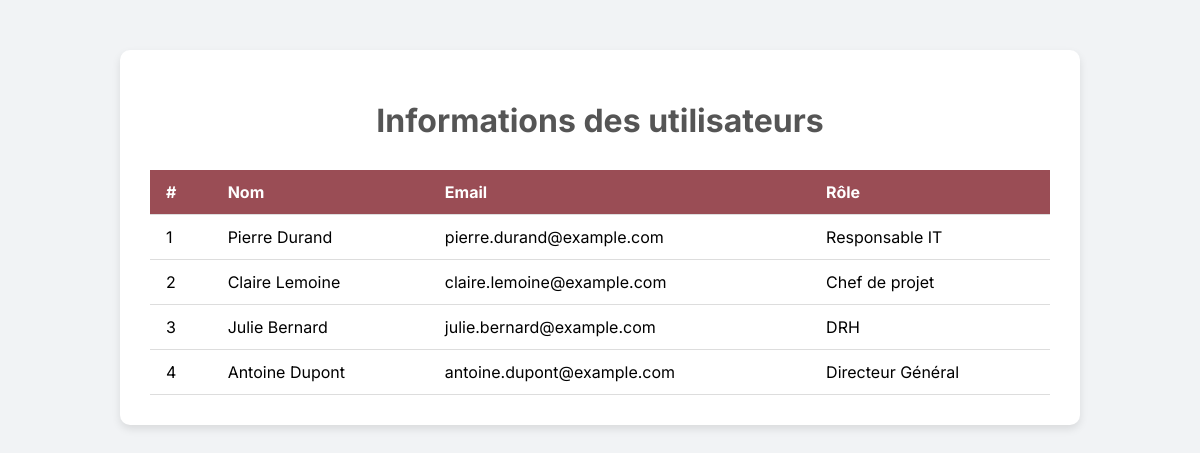
Screenshot of /user.php with the database file from the repository.
### tables this page shows
CREATE TABLE IF NOT EXISTS `utilisateur` (
  `id_user` int NOT NULL AUTO_INCREMENT,
  `nom` varchar(50) NOT NULL,
  `prenom` varchar(50) NOT NULL,
  `email` varchar(100) NOT NULL,
  `mot_pass` varchar(255) NOT NULL,
  `role` varchar(50) DEFAULT NULL,
  `id_service` int DEFAULT NULL,
  PRIMARY KEY (`id_user`),
  UNIQUE KEY `email` (`email`),
  KEY `id_service` (`id_service`)
);

### user.php (the view, shortened to what this page needs)
<?php
$host = 'localhost';
$dbname = 'reunion_db';
$user = 'root';
$pass = '';
try {
    $pdo = new PDO("mysql:host=$host;dbname=$dbname;charset=utf8", $user, $pass);
} catch (PDOException $e) {
    die("Erreur de connexion : " . $e->getMessage());
}
$query = "
  SELECT
    u.id_user,
    u.nom,
    u.prenom,
    u.email,
    u.role,
    s.nom_service
  FROM utilisateur u
  LEFT JOIN service s ON u.id_service = s.id_service
";
$utilisateurs = $pdo->query($query)->fetchAll(PDO::FETCH_ASSOC);
?>
<!DOCTYPE html>
<html lang="fr">
<head>
  <link rel="stylesheet" href="usersshow.css">
</head>
<body>
  <div class="container">
    <h1>Informations des utilisateurs</h1>
    <table class="table-users">
      <thead>
        <tr>
          <th>#</th>
          <th>Nom</th>
          <th>Email</th>
          <th>Rôle</th>
        </tr>
      </thead>
      <tbody>
        <?php foreach ($utilisateurs as $index => $user): ?>
          <tr>
            <td><?= $index + 1 ?></td>
            <td><?= htmlspecialchars($user['prenom'] . ' ' . $user['nom']) ?></td>
            <td><?= htmlspecialchars($user['email']) ?></td>
            <td><?= htmlspecialchars($user['role']) ?></td>
          </tr>
        <?php endforeach; ?>
      </tbody>
    </table>
  </div>
</body>
</html>

### usersshow.css (style rules this page uses)
body { font-family: 'Inter', sans-serif; background-color: #f1f3f5; margin: 0; padding: 0; }
.container { max-width: 900px; margin: 50px auto; background-color: white; padding: 30px; border-radius: 10px; box-shadow: 0 4px 8px rgba(0,0,0,0.1); }
h1 { text-align: center; color: #555; margin-bottom: 30px; }
.table-users { width: 100%; border-collapse: collapse; }
.table-users thead { background-color: #9a4d55; color: white; }
.table-users th, .table-users td { padding: 12px 16px; border-bottom: 1px solid #ddd; text-align: left; }

### rows the page displays
utilisateur: prenom+nom "Pierre Durand", email "pierre.durand@example.com", role "Responsable IT"
utilisateur: prenom+nom "Claire Lemoine", email "claire.lemoine@example.com", role "Chef de projet"
utilisateur: prenom+nom "Julie Bernard", email "julie.bernard@example.com", role "DRH"
utilisateur: prenom+nom "Antoine Dupont", email "antoine.dupont@example.com", role "Directeur Général"
